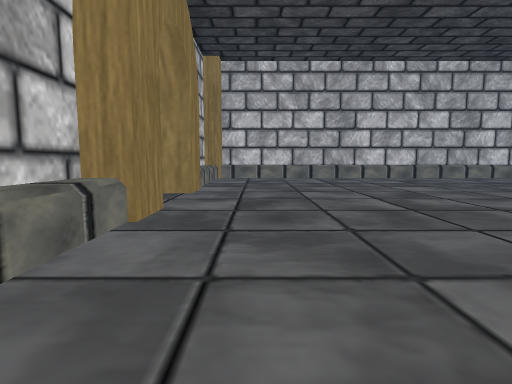
view 1 (above)

22 first-person views from a walk through a scene from a Unity 3-D project. The camera is 1.4 m above the floor, tilts 6° down and sees 80° across. The floor is counted in squares, 2 m on a side. Each view is taken from the middle of a square. On the plan, view 1 faces up. The plan holds only what a view shows up to about 10 squares ahead; the rest is blank. The place goes on beyond the plan.

view 2
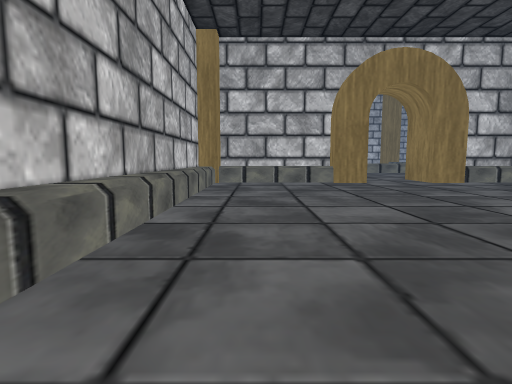

view 3
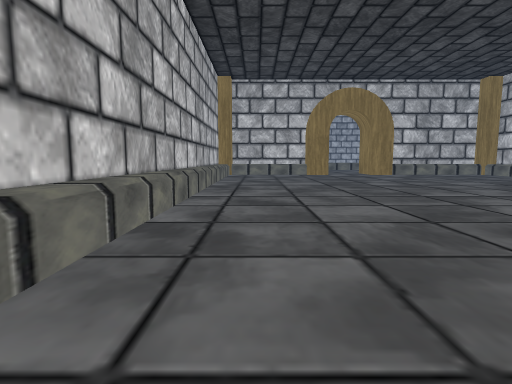

view 4
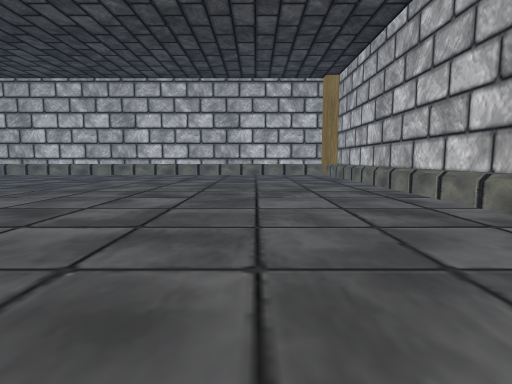

view 5
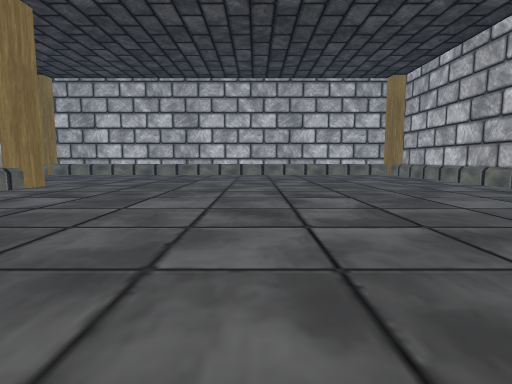

view 6
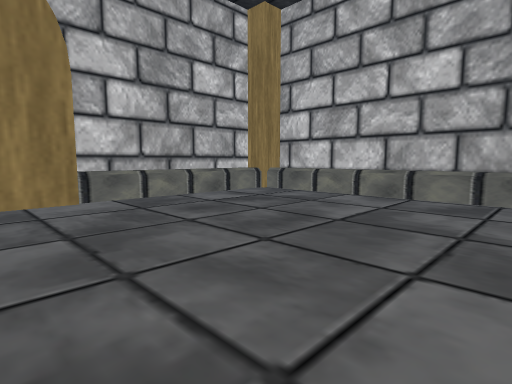

view 7
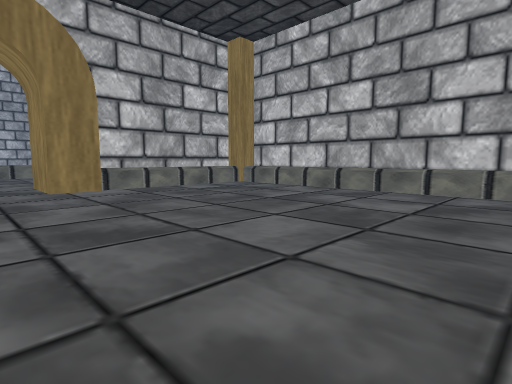

view 8
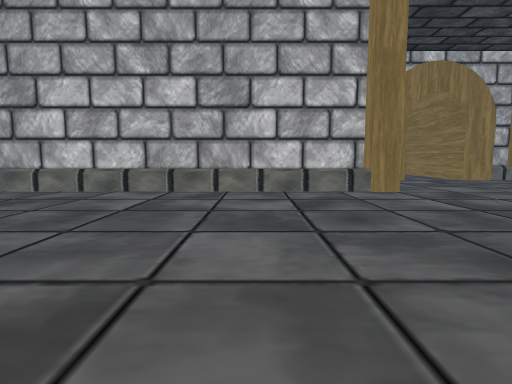

view 9
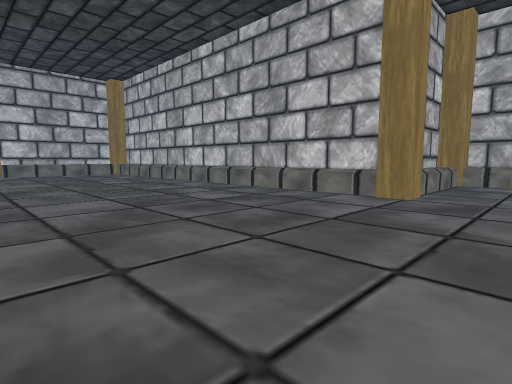

view 10
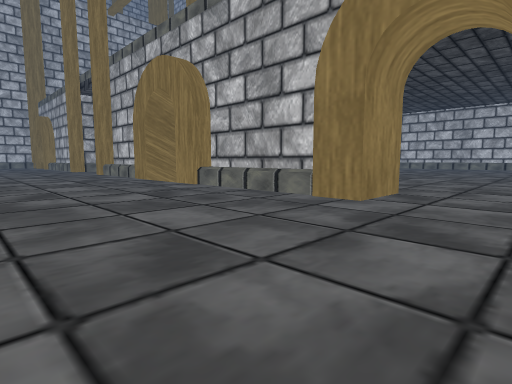

view 11
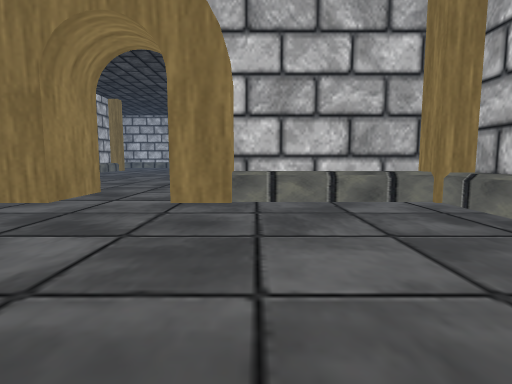

view 12
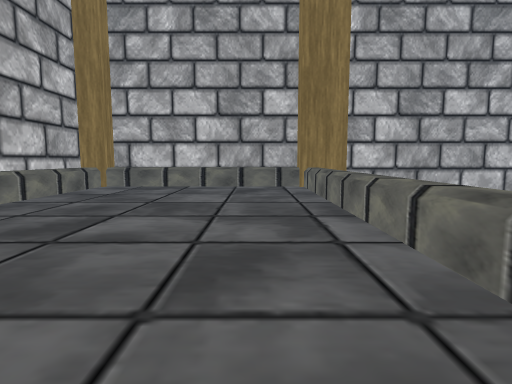

view 13
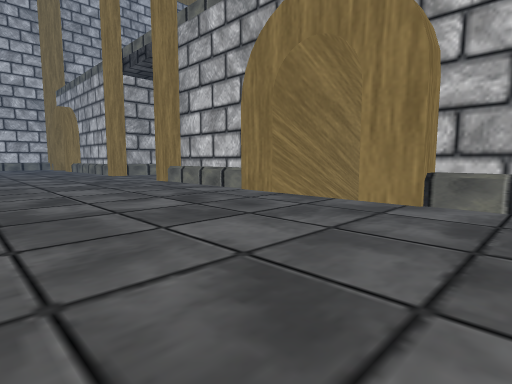

view 14
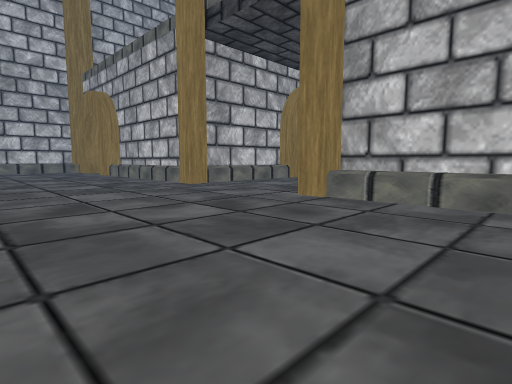

view 15
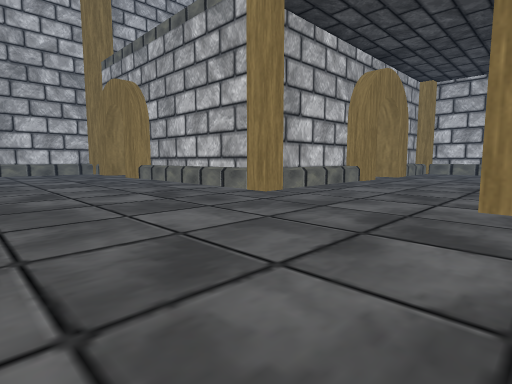

view 16
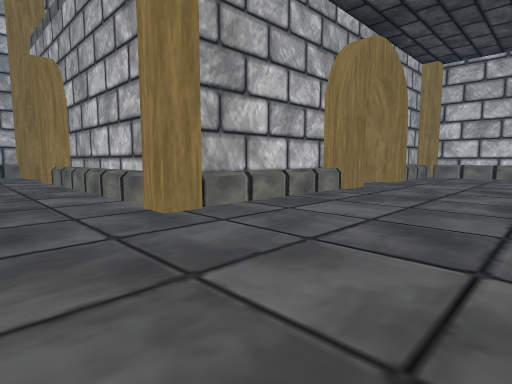

view 17
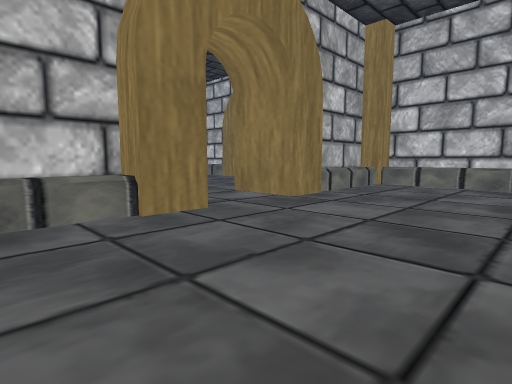

view 18
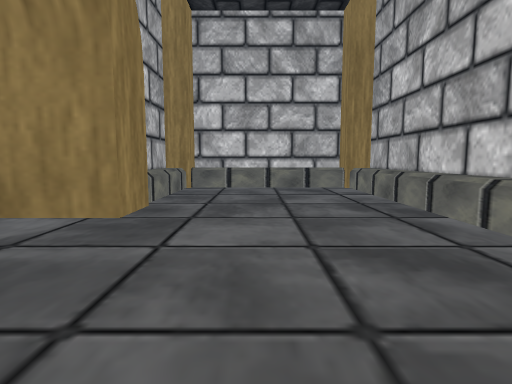

view 19
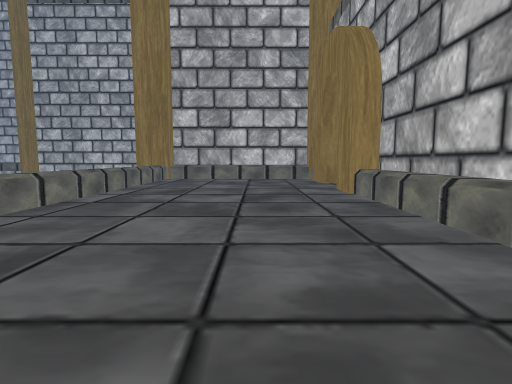

view 20
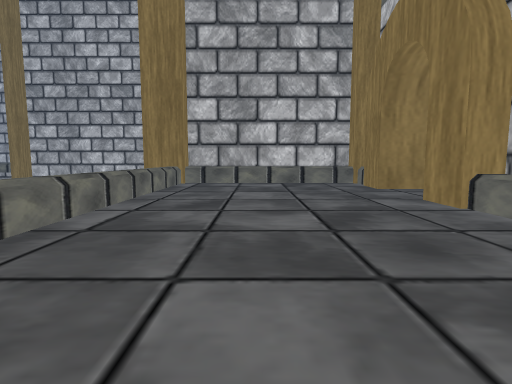

view 21
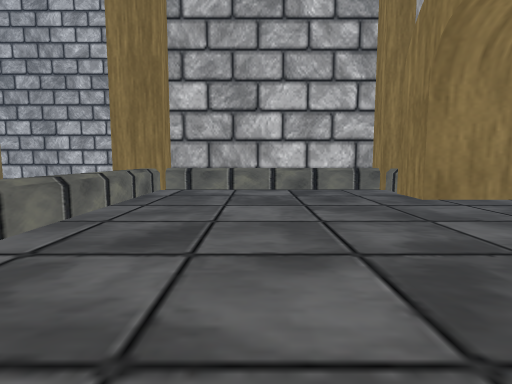

view 22
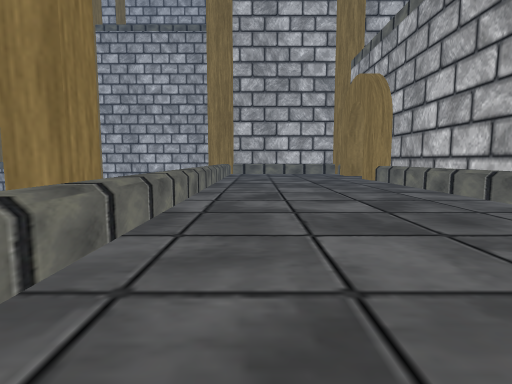

### Floor plan
Key: @ floor where view 1 was taken; # wall or solid block; . main floor; - floor 10 m lower than the main floor; / step, stairs or slope; = window, fence, low wall or low ledge; ^ raised ledge; v drop or lower ground.
Columns run from 11 left of view 1 to 14 right of it. Each row starts with its distance up from view 1.
 36   #  ####
 35   v/==..^
 34   ^.....##
 33   ^.......
 32   ^.......
 31   ^.....#
 30   ^.....^#
 29   ^.....^#
 28   ^.....^#
 27   ^.....^#
 26   ^.....^#     ..
 25   ^.....^#     .#
 24   ^.....######..#####
 23   #.................#
 22   ^.................#
 21    .................#
 20    .................#
 19    .....^^     ######
 18    .....^^
 17    .....^^
 16    .....^^             =#
 15    .....#^             ^..
 14    .....//             ^..
 13    ...../              ^..
 12    .....###########--###..
 11    .....^#................
 10    .....^#................
  9    .....^#................
  8    .....^#................
  7    .....##................
  6   ^.......................
  5   ^.......................
  4   ^.....##................
  3   ^.....^#................
  2   ^.....^#................
  1   ^.....^#................
  0   #^^^^^^#.@..............
 -1 ##########################

Positions as (right, up) in squares from view 1, and headings:
1: (0, 0), facing up
2: (8, 1), facing left
3: (13, 1), facing left
4: (4, 3), facing right
5: (4, 6), facing right
6: (4, 6), facing up-left
7: (6, 5), facing up-left
8: (9, 5), facing up
9: (14, 6), facing up-left
10: (-8, 4), facing up-right
11: (-8, 3), facing right
12: (-7, 8), facing down
13: (-8, 10), facing up-right
14: (-8, 16), facing up-right
15: (-8, 19), facing up-right
16: (-5, 20), facing up-right
17: (0, 20), facing up-right
18: (1, 22), facing right
19: (-5, 24), facing up
20: (-6, 26), facing up
21: (-6, 28), facing up
22: (-7, 20), facing up
